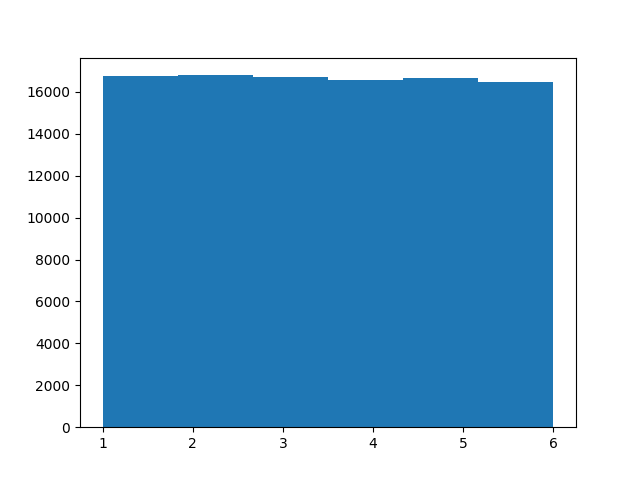

The script that drew this image:
import numpy
import matplotlib.pyplot as plt

# How can BigData be shown to the user?

# For example by using a Histogram
# Please inform yourself about Histograms. In this Example
# the Histogram shows how often a dice rolled a certain number
# The experiment consisted of 100000 rolls.

# Generate a set of Big Data
bigDataToPlot = numpy.random.uniform(1, 6, 100000)

# Use matplotlib.pyplot to draw the Histogram
plt.hist(bigDataToPlot, 6)

# Now show the graphic to the user
plt.show()
